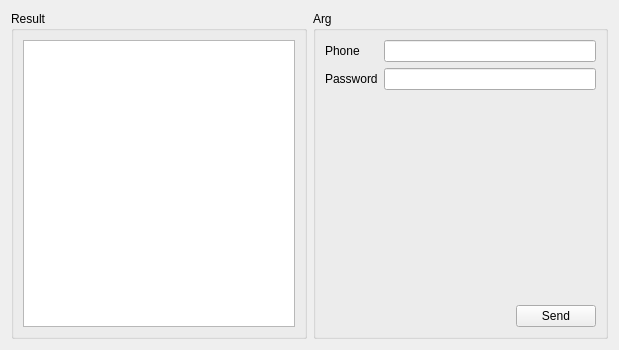
<?xml version="1.0" encoding="UTF-8"?>
<ui version="4.0">
 <class>TabLogin_cellphone</class>
 <widget class="QWidget" name="TabLogin_cellphone">
  <property name="geometry">
   <rect>
    <x>0</x>
    <y>0</y>
    <width>619</width>
    <height>350</height>
   </rect>
  </property>
  <property name="windowTitle">
   <string>Form</string>
  </property>
  <layout class="QHBoxLayout" name="horizontalLayout_2">
   <item>
    <widget class="QGroupBox" name="groupBox_4">
     <property name="title">
      <string>Result</string>
     </property>
     <layout class="QVBoxLayout" name="verticalLayout_6">
      <item>
       <widget class="QTextEdit" name="textEdit_ret"/>
      </item>
     </layout>
    </widget>
   </item>
   <item>
    <widget class="QGroupBox" name="groupBox_3">
     <property name="title">
      <string>Arg</string>
     </property>
     <layout class="QVBoxLayout" name="verticalLayout">
      <item>
       <layout class="QFormLayout" name="formLayout">
        <item row="1" column="1">
         <widget class="QLineEdit" name="lineEdit_password"/>
        </item>
        <item row="1" column="0">
         <widget class="QLabel" name="label">
          <property name="text">
           <string>Password</string>
          </property>
         </widget>
        </item>
        <item row="0" column="1">
         <widget class="QLineEdit" name="lineEdit_phone"/>
        </item>
        <item row="0" column="0">
         <widget class="QLabel" name="label_2">
          <property name="text">
           <string>Phone</string>
          </property>
         </widget>
        </item>
       </layout>
      </item>
      <item>
       <spacer name="verticalSpacer">
        <property name="orientation">
         <enum>Qt::Vertical</enum>
        </property>
        <property name="sizeHint" stdset="0">
         <size>
          <width>20</width>
          <height>40</height>
         </size>
        </property>
       </spacer>
      </item>
      <item>
       <layout class="QHBoxLayout" name="horizontalLayout">
        <item>
         <spacer name="horizontalSpacer">
          <property name="orientation">
           <enum>Qt::Horizontal</enum>
          </property>
          <property name="sizeHint" stdset="0">
           <size>
            <width>40</width>
            <height>20</height>
           </size>
          </property>
         </spacer>
        </item>
        <item>
         <widget class="QPushButton" name="pushButton_send">
          <property name="text">
           <string>Send</string>
          </property>
         </widget>
        </item>
       </layout>
      </item>
     </layout>
    </widget>
   </item>
  </layout>
 </widget>
 <resources/>
 <connections/>
</ui>
